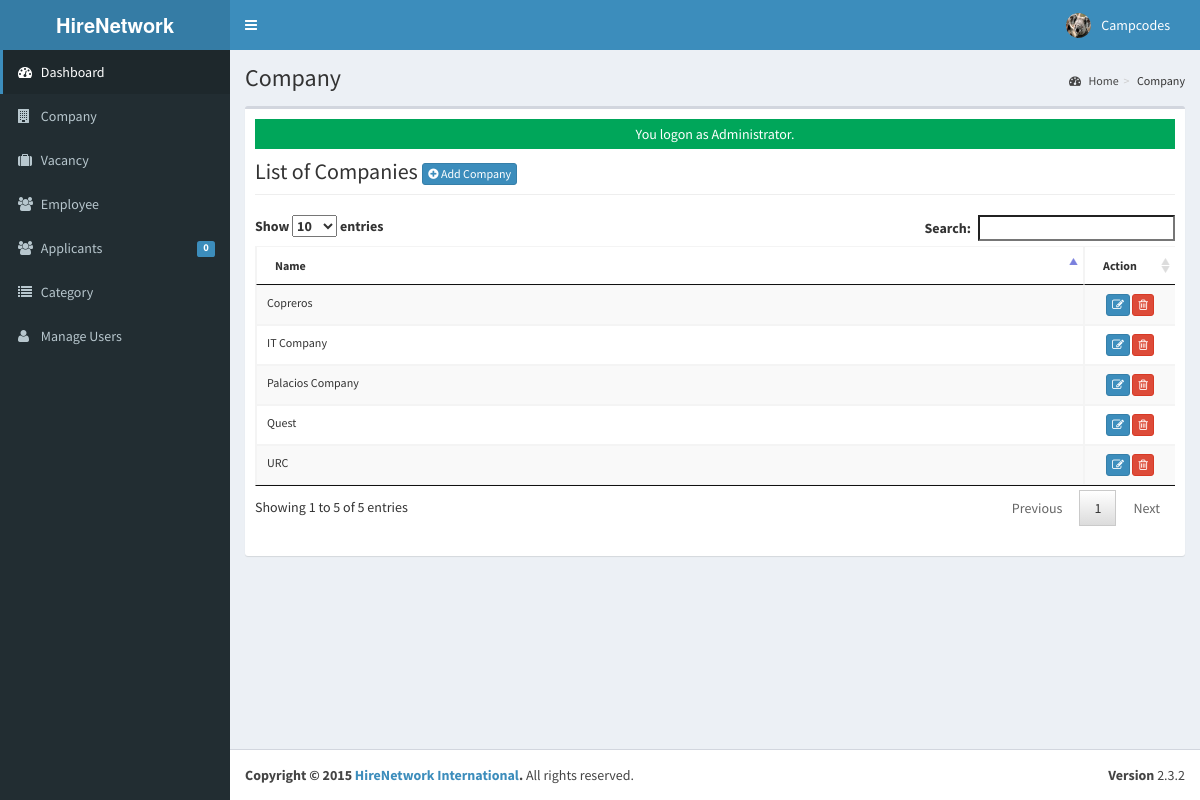
Page /admin/company/index.php (signed in) on the committed database.
### tables this page shows
CREATE TABLE `tblusers` (
  `USERID` varchar(30) NOT NULL,
  `FULLNAME` varchar(40) NOT NULL,
  `USERNAME` varchar(90) NOT NULL,
  `PASS` varchar(90) NOT NULL,
  `ROLE` varchar(30) NOT NULL,
  `PICLOCATION` varchar(255) NOT NULL
);

CREATE TABLE `tblcompany` (
  `COMPANYID` int(11) NOT NULL,
  `COMPANYNAME` varchar(90) NOT NULL,
  `COMPANYADDRESS` varchar(90) NOT NULL,
  `COMPANYCONTACTNO` varchar(30) NOT NULL,
  `COMPANYSTATUS` varchar(90) NOT NULL,
  `COMPANYMISSION` text NOT NULL
);

### admin/company/index.php (called while the page is built, shortened)
<?php
require_once("../../include/initialize.php");
$title="Company";
require_once ("../theme/templates.php");
?>

### include/database.php (called while the page is built, shortened)
<?php
class Database {
	var $sql_string = '';
	private $conn;
	public function open_connection() {
		$this->conn = mysqli_connect(server,user,pass);
		if(!$this->conn){
			echo "Problem in database connection! Contact administrator!";
			exit();
		}else{
			$db_select = mysqli_select_db($this->conn,database_name);
		}
	}
	function setQuery($sql='') {
		$this->sql_string=$sql;
	}
	function executeQuery() {
		$result = mysqli_query($this->conn,$this->sql_string);
		return $result;
	}
	private function confirm_query($result) {
		return $result;
	}
	function loadResultList( $key='' ) {
		$cur = $this->executeQuery();
		$array = array();
		while ($row = mysqli_fetch_object($cur)) {
			if ($key) {
				$array[$row->$key] = $row;
			} else {
				$array[] = $row;
			}
		}
		return $array;
	}
	function loadSingleResult() {
		$cur = $this->executeQuery();
		while ($row = mysqli_fetch_object($cur)) {
		return $data = $row;
		}
	}
}
$mydb = new Database();
?>

### include/accounts.php (called while the page is built, shortened)
<?php
require_once(LIB_PATH.DS.'database.php');
class User {
	protected static  $tblname = "tblusers";
	function single_user($id=""){
			global $mydb;
			$mydb->setQuery("SELECT * FROM ".self::$tblname."
				Where USERID= '{$id}' LIMIT 1");
			$cur = $mydb->loadSingleResult();
			return $cur;
	}
}
?>

### include/function.php (called while the page is built, shortened)
<?php
function currentpage(){
		$this_page = $_SERVER['SCRIPT_NAME'];
	    $bits = explode('/',$this_page);
		 return $bits[3];
	}
		?>

### admin/company/list.php (the view, shortened to what this page needs)
<div class="row">
      	 <div class="col-lg-12">
           <h1 class="page-header">List of Companies  <a href="index.php?view=add" class="btn btn-primary btn-xs  ">  <i class="fa fa-plus-circle fw-fa"></i> Add Company</a>  </h1>
      		</div>
  		 </div>
 		    <form action="controller.php?action=delete" Method="POST">
		     <div class="table-responsive">
			<table id="dash-table" class="table table-striped table-bordered table-hover"  style="font-size:12px" cellspacing="0">
			  <thead>
			  	<tr>
			  		<th>Name</th>
			  		 <th width="10%" align="center">Action</th>
			  	</tr>
			  </thead>
			  <tbody>
			  	<?php
			  		$mydb->setQuery("SELECT * FROM `tblcompany`");
			  		$cur = $mydb->loadResultList();
					foreach ($cur as $result) {
			  		echo '<tr>';
			  			echo '<td>' . $result->COMPANYNAME.'</td>';
			  		echo '<td align="center"><a title="Edit" href="index.php?view=edit&id='.$result->COMPANYID.'" class="btn btn-primary btn-xs  ">  <span class="fa fa-edit fw-fa"></a>
			  		     <a title="Delete" href="controller.php?action=delete&id='.$result->COMPANYID.'" class="btn btn-danger btn-xs  ">  <span class="fa  fa-trash-o fw-fa "></a></td>';
			  		echo '</tr>';
			  	}
			  	?>
			  </tbody>
			</table>
			</form>

### admin/theme/templates.php (shortened to what this page needs)
<!DOCTYPE html>
<html>
    <head>
        <link rel="stylesheet" href="<?php echo web_root;?>bootstrap/css/bootstrap.min.css">
        <link rel="stylesheet" href="<?php echo web_root;?>plugins/font-awesome/css/font-awesome.min.css">
        <link rel="stylesheet" href="<?php echo web_root;?>dist/css/AdminLTE.min.css">
        <link rel="stylesheet" href="<?php echo web_root;?>dist/css/skins/_all-skins.min.css">
        <link rel="stylesheet" href="<?php echo web_root;?>plugins/iCheck/flat/blue.css">
        <link rel="stylesheet" href="<?php echo web_root;?>plugins/morris/morris.css">
        <link rel="stylesheet" href="<?php echo web_root;?>plugins/jvectormap/jquery-jvectormap-1.2.2.css">
        <link href="<?php echo web_root; ?>plugins/datepicker/bootstrap-datetimepicker.min.css" rel="stylesheet" media="screen">
        <link rel="stylesheet" href="<?php echo web_root;?>plugins/dataTables/jquery.dataTables.min.css">
        <link rel="stylesheet" href="<?php echo web_root;?>plugins/bootstrap-wysihtml5/bootstrap3-wysihtml5.min.css">
    </head>
 <body class="hold-transition skin-blue fixed sidebar-mini">
<div class="wrapper">
  <header class="main-header">
    <a href="<?php echo web_root;?>/admin/" class="logo">
      <span class="logo-lg"><b>HireNetwork International</b></span>
    </a>
    <nav class="navbar navbar-static-top" role="navigation">
      <a href="#" class="sidebar-toggle" data-toggle="offcanvas" role="button">
      </a>
      <div class="navbar-custom-menu">
        <ul class="nav navbar-nav">
          <?php
              $user = New User();
              $singleuser = $user->single_user($_SESSION['ADMIN_USERID']);
          ?>
          <li class="dropdown user user-menu" style="padding-right: 15px;"  >
            <a href="#" class="dropdown-toggle" data-toggle="dropdown">
              <img src="<?php echo web_root.'admin/user/'. $singleuser->PICLOCATION;?>" class="user-image" alt="User Image">
              <span class="hidden-xs"><?php echo $singleuser->FULLNAME; ?></span>
            </a>
          </li>
        </ul>
      </div>
    </nav>
  </header>
  <aside class="main-sidebar">
    <section class="sidebar">
      <ul class="sidebar-menu">
        <li  class="<?php echo (currentpage() == 'index.php') ? "active" : false;?>" >
          <a href="<?php echo web_root ;?>admin/">
            <i class="fa fa-dashboard"></i> <span>Dashboard</span>
          </a>
        </li>
        <li class="<?php echo (currentpage() == 'company') ? "active" : false;?>" >
          <a href="<?php echo web_root ;?>admin/company/">
            <i class="fa fa-building"></i> <span>Company</span>
          </a>
        </li>
        <li class="<?php echo (currentpage() == 'vacancy') ? "active" : false;?>" >
          <a href="<?php echo web_root ;?>admin/vacancy/">
            <i class="fa fa-suitcase"></i> <span>Vacancy</span>
          </a>
        </li>
        <li class="<?php echo (currentpage() == 'employee') ? "active" : false;?>" >
          <a href="<?php echo web_root ;?>admin/employee/">
            <i class="fa fa-users"></i> <span>Employee</span>
          </a>
        </li>
        <li class="<?php echo (currentpage() == 'applicants') ? "active" : false;?>" >
          <a href="<?php echo web_root ;?>admin/applicants/">
            <i class="fa fa-users"></i> <span>Applicants</span>
            <span class="label label-primary pull-right">
              <?php
                $sql = "SELECT count(*) as 'APPL' FROM `tbljobregistration` WHERE `PENDINGAPPLICATION`=1";
                $mydb->setQuery($sql);
                $pending = $mydb->loadSingleResult();
                echo $pending->APPL;
              ?>
            </span>
          </a>
        </li>
        <li class="<?php echo (currentpage() == 'category') ? "active" : false;?>" >
          <a href="<?php echo web_root ;?>admin/category/">
            <i class="fa fa-list"></i> <span>Category</span>
          </a>
        </li>
         <li class="<?php echo (currentpage() == 'user') ? "active" : false;?>">
          <a href="<?php echo web_root; ?>admin/user/">
            <i class="fa fa-user"></i> <span>Manage Users</span> </a>
        </li>
      </ul>
    </section>
  </aside>
  <div class="content-wrapper">
  <section class="content-header">
      <h1>
        <?php echo isset($title) ? $title : ''; ?>
      </h1>
      <ol class="breadcrumb">
        <?php
          if ($title!='Home') {
            $active_title = '';
            if (isset($_GET['view'])) {
              $active_title = '<li class='.$active_title.'><a href="index.php">'.$title.'</a></li>';
            }else{
              $active_title = '<li class='.$active_title.'>'.$title.'</li>';
            }
            echo '<li><a href='.web_root.'admin/><i class="fa fa-dashboard"></i> Home</a></li>';
            echo  $active_title;
          }
        ?>
      </ol>
    </section>
         <section class="content">
          <div class="row">
            <div class="col-xs-12">
              <div class="box">
                <div class="box-body">
              <?php
               require_once $content;
               ?>
             </div>
           </div>
         </div>
         </section>
 </div>
  <footer class="main-footer">
    <div class="pull-right hidden-xs">
      <b>Version</b> 2.3.2
    </div>
    <strong>Copyright &copy; 2015 <a href="#">HireNetwork International</a>.</strong> All rights
    reserved.
  </footer>
    </body>
</html>

### rows in the picture
tblusers: PICLOCATION (picture), FULLNAME "Campcodes"
tblcompany: COMPANYNAME "URC"
tblcompany: COMPANYNAME "Copreros"
tblcompany: COMPANYNAME "Quest"
tblcompany: COMPANYNAME "Palacios Company"
tblcompany: COMPANYNAME "IT Company"

### other values in the picture
$pending->APPL "0"
$title "Company"
$_SESSION['message'] "You logon as Administrator."
